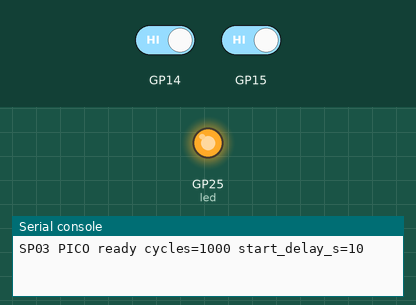
Bench run of a program on a simulated Raspberry Pi Pico running CircuitPython. Shown: output pins drawn as LEDs (lit = HIGH), the last lines printed to the serial console. Inputs (shaded band) come from the test bench; at power-on: GP14 HIGH, GP15 HIGH. Random numbers come from a fixed seed; USB keyboard and mouse output is not drawn.

Above: at 4.6 s.
5.1 s: GP14 driven LOW and GP15 driven LOW
At 6.0 s:
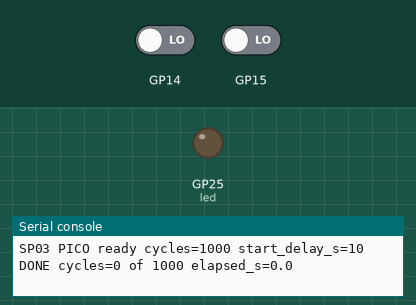
Timing chart, 0 to 8.1 s (numbered marks = the images above; inputs shaded):
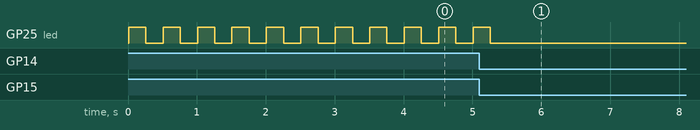

The program:

code.py
```python
# SP-03 (#5) Pi Pico HID rig: 1,000 talk-key press/release cycles (NFR-08a, NFR-08b, AT-30).
#
# Board: Raspberry Pi Pico (RP2040) with CircuitPython 9.x and the adafruit_hid library in /lib.
# The Pico enumerates as a USB keyboard and presses Right Alt (= Right Option on macOS, the D66
# default talk key), CYCLES times. It sends nothing else.
#
# Wiring (optional):
#   GP15 to GND: start at once (else the run starts after START_DELAY_S).
#   GP14 to GND: abort; the Pico releases every key and stops.
# The onboard LED is on while the key is down.
#
# Warning: a run starts START_DELAY_S after EVERY boot, also after the auto-reload when you copy
# this file. Ground GP14 before you copy it, or unplug the Pico within 10 s.
#
# Serial console (115200, for example `screen /dev/tty.usbmodem* 115200`) prints one line per
# cycle and a final DONE line. Compare DONE with the probe's `analyze` result.

import random
import time

import board
import digitalio
import usb_hid
from adafruit_hid.keyboard import Keyboard
from adafruit_hid.keycode import Keycode

CYCLES = 1000
START_DELAY_S = 10  # time to put the target app in front
HOLD_MS = (50, 150)  # uniform hold time range
GAP_MS = (100, 200)  # uniform gap range
SEED = 3  # fixed seed: the same hold/gap sequence every run
TALK_KEY = Keycode.RIGHT_ALT

led = digitalio.DigitalInOut(board.LED)
led.direction = digitalio.Direction.OUTPUT


def pin(name):
    p = digitalio.DigitalInOut(name)
    p.direction = digitalio.Direction.INPUT
    p.pull = digitalio.Pull.UP
    return p


start_pin = pin(board.GP15)
abort_pin = pin(board.GP14)


def aborted():
    return not abort_pin.value


kbd = Keyboard(usb_hid.devices)
kbd.release_all()
random.seed(SEED)

print("SP03 PICO ready cycles=%d start_delay_s=%d" % (CYCLES, START_DELAY_S))
t_end = time.monotonic() + START_DELAY_S
while time.monotonic() < t_end and start_pin.value:
    led.value = not led.value
    time.sleep(0.25)
led.value = False

done = 0
t0 = time.monotonic_ns()
for i in range(1, CYCLES + 1):
    if aborted():
        break
    hold = random.randint(*HOLD_MS)
    gap = random.randint(*GAP_MS)
    kbd.press(TALK_KEY)
    led.value = True
    time.sleep(hold / 1000)
    kbd.release(TALK_KEY)
    led.value = False
    done = i
    print("CYCLE %d hold_ms=%d" % (i, hold))
    time.sleep(gap / 1000)

kbd.release_all()
print("DONE cycles=%d of %d elapsed_s=%.1f" % (done, CYCLES, (time.monotonic_ns() - t0) / 1e9))
while True:
    time.sleep(1)
```
